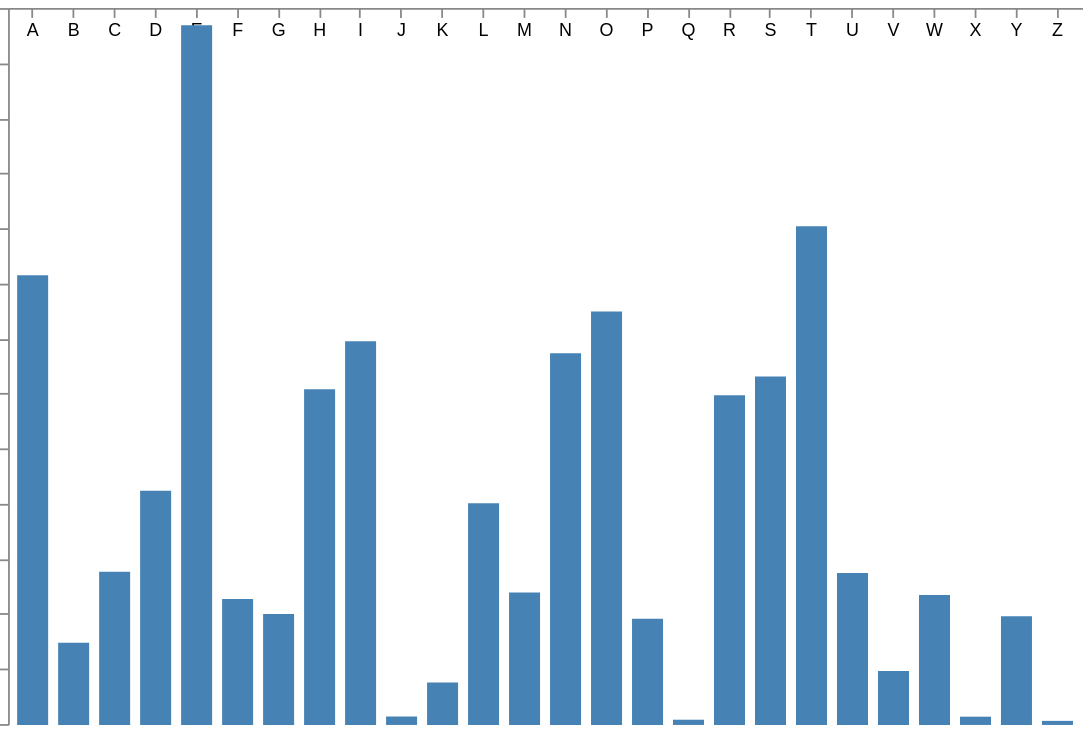

Describe this chart as a Vega-Lite specification.
### Vega specification from a JSON file in a GitHub repository (floating-point values rounded to 4 significant figures)
{"$schema": "https://vega.github.io/schema/vega/v5.json", "width": 600, "height": 400, "padding": 5, "data": [{"name": "source", "values": [{"letter": "A", "value": 0.08167}, {"letter": "B", "value": 0.01492}, {"letter": "C", "value": 0.02782}, {"letter": "D", "value": 0.04253}, {"letter": "E", "value": 0.127}, {"letter": "F", "value": 0.02288}, {"letter": "G", "value": 0.02015}, {"letter": "H", "value": 0.06094}, {"letter": "I", "value": 0.06966}, {"letter": "J", "value": 0.00153}, {"letter": "K", "value": 0.00772}, {"letter": "L", "value": 0.04025}, {"letter": "M", "value": 0.02406}, {"letter": "N", "value": 0.06749}, {"letter": "O", "value": 0.07507}, {"letter": "P", "value": 0.01929}, {"letter": "Q", "value": 0.00095}, {"letter": "R", "value": 0.05987}, {"letter": "S", "value": 0.06327}, {"letter": "T", "value": 0.09056}, {"letter": "U", "value": 0.02758}, {"letter": "V", "value": 0.00978}, {"letter": "W", "value": 0.0236}, {"letter": "X", "value": 0.0015}, {"letter": "Y", "value": 0.01974}, {"letter": "Z", "value": 0.00074}]}], "signals": [{"name": "hover", "value": null, "on": [{"events": "mousemove", "update": "datum"}, {"events": "mouseleave", "update": "null"}]}], "scales": [{"name": "xscale", "type": "band", "domain": {"data": "source", "field": "letter"}, "range": "width", "padding": 0.2}, {"name": "yscale", "domain": {"data": "source", "field": "value"}, "nice": true, "range": "height"}], "axes": [{"orient": "bottom", "scale": "xscale"}, {"orient": "left", "scale": "yscale"}], "marks": [{"type": "rect", "from": {"data": "source"}, "encode": {"enter": {"x": {"scale": "xscale", "field": "letter"}, "width": {"scale": "xscale", "band": 1, "offset": -1}, "y": {"scale": "yscale", "field": "value"}, "y2": {"scale": "yscale", "value": 0}, "fill": {"value": "steelblue"}}, "update": {"fill": [{"test": "hover && hover.letter == datum.letter", "value": "firebrick"}, {"value": "steelblue"}]}}}, {"type": "text", "encode": {"enter": {"align": {"value": "center"}, "baseline": {"value": "bottom"}, "fill": {"value": "#333"}}, "update": {"x": {"scale": "xscale", "signal": "hover.letter", "band": 0.5}, "y": {"scale": "yscale", "signal": "hover.value", "offset": -2}, "text": {"signal": "hover.value"}, "fillOpacity": [{"test": "hover && hover.letter == datum.letter", "value": 1}, {"value": 0}]}}}]}
